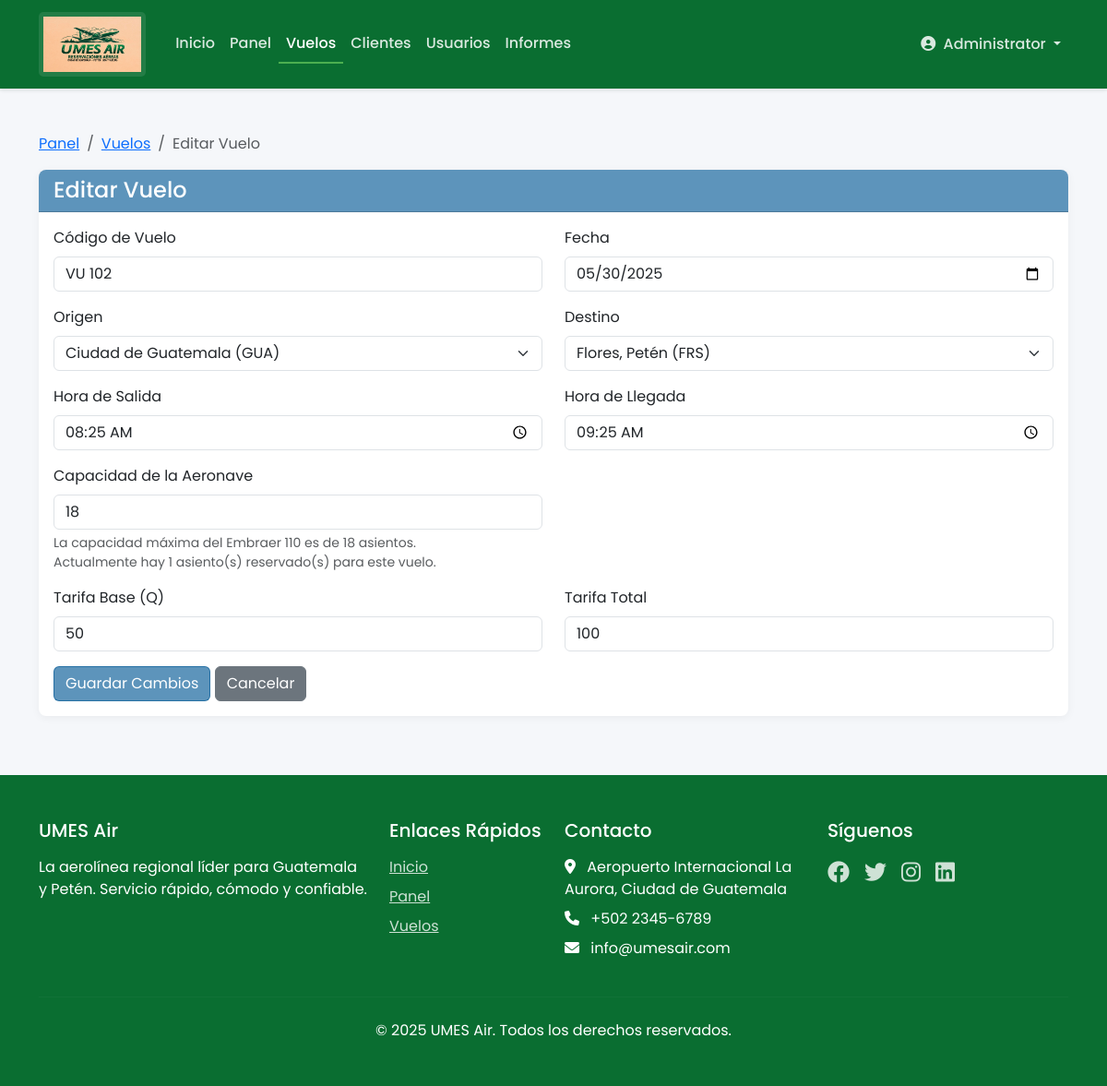
The app's page /flights/edit/2 (signed in) with its own data.
### tables this page shows
CREATE TABLE flights (
    id INTEGER PRIMARY KEY AUTOINCREMENT,
    flight_code TEXT NOT NULL,
    date TEXT NOT NULL,
    origin TEXT NOT NULL,
    destination TEXT NOT NULL,
    departure_time TEXT NOT NULL,
    arrival_time TEXT NOT NULL,
    capacity INTEGER NOT NULL DEFAULT 18,
    base_fare DECIMAL(10,2) NOT NULL DEFAULT 0,
    total_fare DECIMAL(10,2) NOT NULL DEFAULT 0,
    status TEXT NOT NULL DEFAULT 'active' CHECK (status IN ('active', 'inactive', 'cancelled')),
    cancellation_reason TEXT,
    change_reason TEXT,
    UNIQUE (flight_code, date)
);

### app.py (the view, shortened to what this page needs)
@app.route('/flights/edit/<int:flight_id>', methods=['GET', 'POST'])
@login_required
@role_required(['admin'])
def edit_flight(flight_id):
    conn = get_db_connection()
    flight = conn.execute('SELECT * FROM flights WHERE id = ?', (flight_id,)).fetchone()
    if not flight:
        conn.close()
        flash('Vuelo no encontrado.', 'error')
        return redirect(url_for('list_flights'))
    reserved_seats = conn.execute('SELECT COUNT(*) as count FROM reservations WHERE flight_id = ?',
                                (flight_id,)).fetchone()['count']
    original_flight_date = flight['date']
    original_departure_time = flight['departure_time']
    if conn: # Asegurarse que la conexión no se haya cerrado ya
        conn.close()
    require_reason_flag = False
    if request.method == 'POST' and hasattr(request, 'form_had_change_reason_error'):
        require_reason_flag = True
    return render_template('flights/edit.html', flight=flight, reserved_seats=reserved_seats, original_flight=flight if request.method == 'GET' else current_form_data, require_change_reason=require_reason_flag)

### app.py (called while the page is built)
@app.context_processor
def inject_csrf_token():
    return dict(csrf_token=generate_csrf_token)

def get_db_connection():
    conn = sqlite3.connect(app.config['DATABASE'], timeout=30)  # Increased timeout to 30 seconds
    print("Connected to database")
    conn.row_factory = sqlite3.Row
    return conn

@app.before_request
def ensure_db_initialized():
    global _is_first_request
    if _is_first_request:
        _is_first_request = False

def login_required(f):
    @wraps(f)
    def decorated_function(*args, **kwargs):
        if 'user_id' not in session:
            flash('Por favor inicia sesión para acceder a esta página.', 'error')
            return redirect(url_for('login'))
        return f(*args, **kwargs)
    return decorated_function

def role_required(allowed_roles):
    def decorator(f):
        @wraps(f)
        def decorated_function(*args, **kwargs):
            if 'user_role' not in session or session['user_role'] not in allowed_roles:
                flash('No tienes permiso para acceder a esta página.', 'error')
                return redirect(url_for('dashboard'))
            return f(*args, **kwargs)
        return decorated_function
    return decorator

@app.before_request
def setup_before_first_request():
    global _is_first_request
    if _is_first_request:
        init_db()
        _is_first_request = False

### templates/flights/edit.html (shortened to what this page needs)
{% extends 'base.html' %}
{% block content %}
<div class="container my-5">
    <nav aria-label="breadcrumb">
        <ol class="breadcrumb">
            <li class="breadcrumb-item"><a href="{{ url_for('dashboard') }}">Panel</a></li>
            <li class="breadcrumb-item"><a href="{{ url_for('list_flights') }}">Vuelos</a></li>
            <li class="breadcrumb-item active" aria-current="page">Editar Vuelo</li>
        </ol>
    </nav>
    <div class="card">
        <div class="card-header">
            <h4 class="mb-0">Editar Vuelo</h4>
        </div>
        <div class="card-body">
            <form method="post">
                <div class="row">
                    <div class="col-md-6 mb-3">
                        <label for="flight_code" class="form-label">Código de Vuelo</label>
                        <input type="text" class="form-control" id="flight_code" name="flight_code" value="{{ flight.flight_code }}" required>
                    </div>
                    <div class="col-md-6 mb-3">
                        <label for="date" class="form-label">Fecha</label>
                        <input type="date" class="form-control" id="date" name="date" value="{{ flight.date }}" required>
                    </div>
                </div>
                <div class="row">
                    <div class="col-md-6 mb-3">
                        <label for="origin" class="form-label">Origen</label>
                        <select class="form-select" id="origin" name="origin" required>
                            <option value="GUA" {% if flight.origin == 'GUA' %}selected{% endif %}>Ciudad de Guatemala (GUA)</option>
                        </select>
                    </div>
                    <div class="col-md-6 mb-3">
                        <label for="destination" class="form-label">Destino</label>
                        <select class="form-select" id="destination" name="destination" required>
                            <option value="FRS" {% if flight.destination == 'FRS' %}selected{% endif %}>Flores, Petén (FRS)</option>
                        </select>
                    </div>
                </div>
                <div class="row">
                    <div class="col-md-6 mb-3">
                        <label for="departure_time" class="form-label">Hora de Salida</label>
                        <input type="time" class="form-control" id="departure_time" name="departure_time" value="{{ flight.departure_time }}" required>
                    </div>
                    <div class="col-md-6 mb-3">
                        <label for="arrival_time" class="form-label">Hora de Llegada</label>
                        <input type="time" class="form-control" id="arrival_time" name="arrival_time" value="{{ flight.arrival_time }}" required>
                    </div>
                </div>
                <div class="row">
                    <div class="col-md-6 mb-3">
                        <label for="capacity" class="form-label">Capacidad de la Aeronave</label>
                        <input type="number" class="form-control" id="capacity" name="capacity" min="{{ reserved_seats }}" max="18" value="{{ flight.capacity }}" required>
                        <div class="form-text">
                            La capacidad máxima del Embraer 110 es de 18 asientos.
                            <br>Actualmente hay {{ reserved_seats }} asiento(s) reservado(s) para este vuelo.
                        </div>
                    </div>
                </div>
                <div class="row">
                    <div class="col-md-6 mb-3">
                        <label for="base_fare" class="form-label">Tarifa Base (Q)</label>
                        <input type="number" class="form-control" id="base_fare" name="base_fare" min="0" step="0.01" value="{{ flight.base_fare }}" required>
                    </div>
                    <div class="col-md-6 mb-3">
                        <label for="total_fare" class="form-label">Tarifa Total</label>
                        <input type="number" step="0.01" class="form-control" id="total_fare" name="total_fare" value="{{ flight.total_fare if flight.total_fare is not none else '' }}" required>
                    </div>
                </div>
                <button type="submit" class="btn btn-primary">Guardar Cambios</button>
                <a href="{{ url_for('list_flights', date=flight.date if flight.date else '') }}" class="btn btn-secondary">Cancelar</a>
            </form>
        </div>
    </div>
</div>
{% endblock %}

### static/css/style.css (style rules this page uses)
:root { --primary: #095c97a7; --primary-light: #084f82a7; --secondary: #3AAD57; --accent: #4CAF50; --accent-light: #81C784; --danger: #F44336; --warning: #FFC107; --text-light: #FFFFFF; --text-dark: #333333; --gray-light: #F5F5F5; --gray: #E0E0E0; --gray-dark: #9E9E9E; }
body { font-family: 'Poppins', 'Segoe UI', Tahoma, Geneva, Verdana, sans-serif; color: var(--text-dark); background-color: #F5F7FA; }
.btn-primary { background-color: var(--primary); border-color: var(--primary); }
.card { border-radius: 8px; box-shadow: 0 2px 10px rgba(0, 0, 0, 0.05); border: none; transition: transform 0.2s, box-shadow 0.2s; }
.card-header { background-color: var(--primary); color: white; font-weight: 600; border-radius: 8px 8px 0 0 !important; }

### records on screen
flights: flight_code "VU 102", date "05/30/2025", origin "Ciudad de Guatemala (GUA)", destination "Flores, Petén (FRS)", departure_time "08:25", arrival_time "09:25", capacity "18", base_fare "50", total_fare "100"

### other values on screen
{{ session['user_name'] }} "Administrator"
{{ reserved_seats }} "1"
